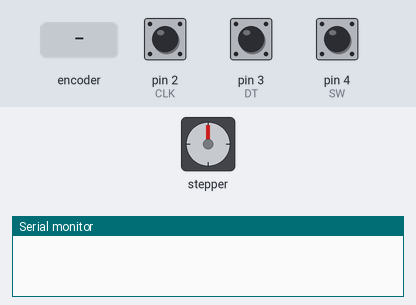
The sketch below on a simulated Arduino Uno, built with avr-gcc and run on an emulated ATmega328P. Parts: stepper motor, the last lines printed to the serial monitor. The test bench sets the inputs (shaded band); at power-on: pin 4 (SW) HIGH, pin 2 (CLK) HIGH, pin 3 (DT) HIGH. Stepper angles assume 200 steps per turn.

Above: at 1.2 s.
1.3 s: rotary encoder on pin 2 (CLK) / pin 3 (DT) turned 3 steps (first pin leading)
At 2.4 s:
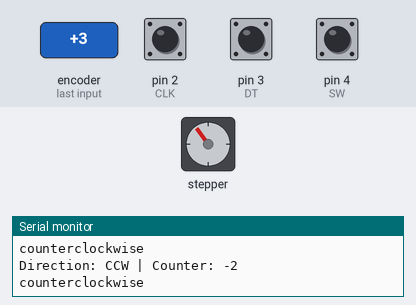
3.5 s: pin 4 (SW) pulled LOW for 0.15 s
At 4.55 s:
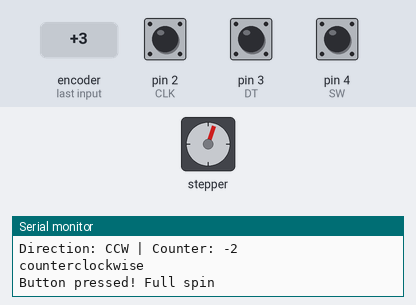
9.5 s: rotary encoder on pin 2 (CLK) / pin 3 (DT) turned 2 steps (second pin leading)
11.4 s: pin 4 (SW) pulled LOW for 1 s
At 11.55 s:
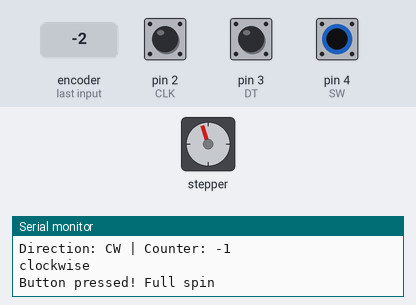
Timing chart, 0 to 15.4 s (numbered marks = the images above; inputs shaded):
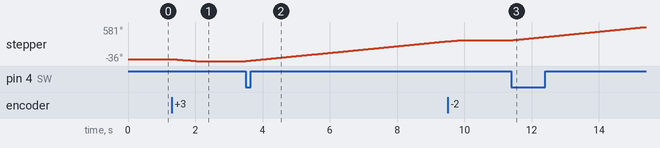

Measured:
- after the input at 1.3 s, stepper: turns 36° counter-clockwise in 0.67 s, starting after 0.05 s
- after the input at 3.5 s, stepper: keeps turning clockwise at about 60°/s, starting at once
- after the input at 11.4 s, stepper: keeps turning clockwise at about 60°/s, starting at once

The sketch:

Stepper_Control_Using_Rotary_Encoder.ino
```cpp
// Include the Arduino Stepper Library
#include <Stepper.h>

// Rotary Encoder Inputs
#define CLK 2
#define DT 3
#define SW 4

int counter = 0;
int currentStateCLK;
int lastStateCLK;
String currentDir ="";
unsigned long lastButtonPress = 0;

//Steppers

// Number of steps per output rotation
const int stepsPerRevolution = 200;

// Create Instance of Stepper library
Stepper myStepper(stepsPerRevolution, 8, 9, 10, 11);

int lastcounter = 0;

void setup()
{
  // Set encoder pins as inputs
  pinMode(CLK,INPUT);
  pinMode(DT,INPUT);
  pinMode(SW, INPUT_PULLUP);

  // Read the initial state of CLK
  lastStateCLK = digitalRead(CLK);

  // set the speed at 60 rpm:
  myStepper.setSpeed(10);
  // initialize the serial port:
  Serial.begin(9600);
}

void loop()
{
  // Read the current state of CLK
  currentStateCLK = digitalRead(CLK);

  // If last and current state of CLK are different, then pulse occurred
  // React to only 1 state change to avoid double count
  if (currentStateCLK != lastStateCLK  && currentStateCLK == 1){

    // If the DT state is different than the CLK state then
    // the encoder is rotating CCW so decrement
    if (digitalRead(DT) != currentStateCLK) {
      counter --;
      currentDir ="CCW";
    } else {
      // Encoder is rotating CW so increment
      counter ++;
      currentDir ="CW";
    }

    Serial.print("Direction: ");
    Serial.print(currentDir);
    Serial.print(" | Counter: ");
    Serial.println(counter);
    if (currentDir.equals("CCW")){
      Serial.println("counterclockwise");
      //myStepper.step(-stepsPerRevolution);
      myStepper.step((counter-lastcounter)*10);
    } else if (currentDir.equals("CW")){
      Serial.println("clockwise");
      myStepper.step((counter-lastcounter)*10);
    }
  }

  // Remember last CLK state
  lastStateCLK = currentStateCLK;
  // Remember last counter value
  lastcounter = counter;

  // Read the button state
  int btnState = digitalRead(SW);

  //If we detect LOW signal, button is pressed
  if (btnState == LOW) {
    //if 50ms have passed since last LOW pulse, it means that the
    //button has been pressed, released and pressed again
    if (millis() - lastButtonPress > 50) {
      Serial.println("Button pressed! Full spin");
      myStepper.step(stepsPerRevolution);
    }

    // Remember last button press event
    lastButtonPress = millis();
  }
}
```
